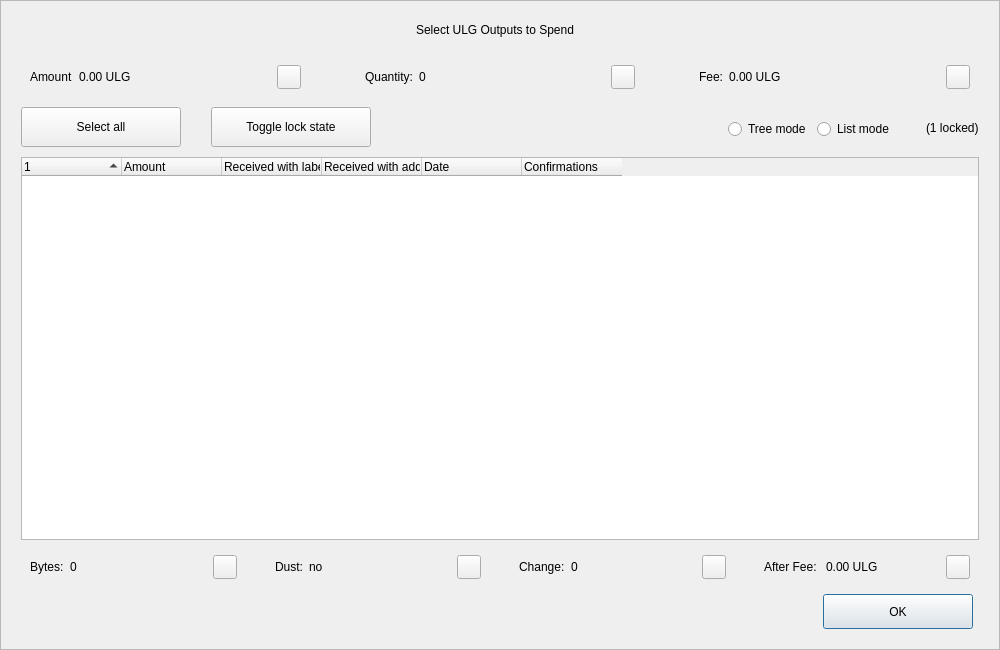
<?xml version="1.0" encoding="UTF-8"?>
<ui version="4.0">
 <class>CoinControlDialog</class>
 <widget class="QDialog" name="CoinControlDialog">
  <property name="geometry">
   <rect>
    <x>0</x>
    <y>0</y>
    <width>1000</width>
    <height>650</height>
   </rect>
  </property>
  <property name="minimumSize">
   <size>
    <width>950</width>
    <height>650</height>
   </size>
  </property>
  <property name="windowTitle">
   <string>Coin Selection</string>
  </property>
  <property name="styleSheet">
   <string notr="true"/>
  </property>
  <layout class="QVBoxLayout" name="verticalLayout">
   <property name="spacing">
    <number>0</number>
   </property>
   <property name="leftMargin">
    <number>0</number>
   </property>
   <property name="topMargin">
    <number>0</number>
   </property>
   <property name="rightMargin">
    <number>0</number>
   </property>
   <property name="bottomMargin">
    <number>0</number>
   </property>
   <item>
    <widget class="QFrame" name="frameContainer">
     <property name="toolTipDuration">
      <number>0</number>
     </property>
     <property name="frameShape">
      <enum>QFrame::StyledPanel</enum>
     </property>
     <property name="frameShadow">
      <enum>QFrame::Raised</enum>
     </property>
     <layout class="QVBoxLayout" name="verticalLayout_2">
      <property name="leftMargin">
       <number>0</number>
      </property>
      <property name="rightMargin">
       <number>0</number>
      </property>
      <property name="bottomMargin">
       <number>20</number>
      </property>
      <item>
       <layout class="QHBoxLayout" name="horizontalLayout_12">
        <property name="spacing">
         <number>0</number>
        </property>
        <property name="leftMargin">
         <number>20</number>
        </property>
        <property name="rightMargin">
         <number>30</number>
        </property>
        <item>
         <spacer name="horizontalSpacer_4">
          <property name="orientation">
           <enum>Qt::Horizontal</enum>
          </property>
          <property name="sizeHint" stdset="0">
           <size>
            <width>40</width>
            <height>20</height>
           </size>
          </property>
         </spacer>
        </item>
        <item>
         <widget class="QLabel" name="labelTitle">
          <property name="minimumSize">
           <size>
            <width>0</width>
            <height>40</height>
           </size>
          </property>
          <property name="maximumSize">
           <size>
            <width>16777215</width>
            <height>40</height>
           </size>
          </property>
          <property name="text">
           <string>Select ULG Outputs to Spend</string>
          </property>
          <property name="alignment">
           <set>Qt::AlignCenter</set>
          </property>
          <property name="margin">
           <number>7</number>
          </property>
         </widget>
        </item>
        <item>
         <spacer name="horizontalSpacer_5">
          <property name="orientation">
           <enum>Qt::Horizontal</enum>
          </property>
          <property name="sizeHint" stdset="0">
           <size>
            <width>40</width>
            <height>20</height>
           </size>
          </property>
         </spacer>
        </item>
       </layout>
      </item>
      <item>
       <layout class="QHBoxLayout" name="horizontalLayout_8">
        <property name="leftMargin">
         <number>20</number>
        </property>
        <property name="rightMargin">
         <number>20</number>
        </property>
        <item>
         <widget class="QWidget" name="layoutAmount" native="true">
          <layout class="QHBoxLayout" name="horizontalLayout_9" stretch="0,1,0">
           <item>
            <widget class="QLabel" name="labelCoinControlAmountText">
             <property name="text">
              <string>Amount</string>
             </property>
            </widget>
           </item>
           <item>
            <widget class="QLabel" name="labelCoinControlAmount">
             <property name="text">
              <string>0.00 ULG</string>
             </property>
            </widget>
           </item>
           <item alignment="Qt::AlignHCenter|Qt::AlignVCenter">
            <widget class="QPushButton" name="pushButtonAmount">
             <property name="minimumSize">
              <size>
               <width>0</width>
               <height>24</height>
              </size>
             </property>
             <property name="maximumSize">
              <size>
               <width>24</width>
               <height>26</height>
              </size>
             </property>
             <property name="focusPolicy">
              <enum>Qt::NoFocus</enum>
             </property>
             <property name="styleSheet">
              <string notr="true">padding-bottom:2px;
padding-right:4px;</string>
             </property>
             <property name="text">
              <string/>
             </property>
            </widget>
           </item>
          </layout>
         </widget>
        </item>
        <item>
         <spacer name="horizontalSpacer_2">
          <property name="orientation">
           <enum>Qt::Horizontal</enum>
          </property>
          <property name="sizeType">
           <enum>QSizePolicy::Fixed</enum>
          </property>
          <property name="sizeHint" stdset="0">
           <size>
            <width>40</width>
            <height>20</height>
           </size>
          </property>
         </spacer>
        </item>
        <item>
         <widget class="QWidget" name="layoutQuantity" native="true">
          <layout class="QHBoxLayout" name="horizontalLayout_10" stretch="0,1,0">
           <item>
            <widget class="QLabel" name="labelCoinControlQuantityText">
             <property name="text">
              <string>Quantity:</string>
             </property>
            </widget>
           </item>
           <item>
            <widget class="QLabel" name="labelCoinControlQuantity">
             <property name="text">
              <string>0</string>
             </property>
            </widget>
           </item>
           <item alignment="Qt::AlignHCenter|Qt::AlignVCenter">
            <widget class="QPushButton" name="pushButtonQuantity">
             <property name="minimumSize">
              <size>
               <width>0</width>
               <height>24</height>
              </size>
             </property>
             <property name="maximumSize">
              <size>
               <width>24</width>
               <height>26</height>
              </size>
             </property>
             <property name="focusPolicy">
              <enum>Qt::NoFocus</enum>
             </property>
             <property name="styleSheet">
              <string notr="true">padding-bottom:2px;
               padding-right:4px;</string>
             </property>
             <property name="text">
              <string/>
             </property>
            </widget>
           </item>
          </layout>
         </widget>
        </item>
        <item>
         <spacer name="horizontalSpacer_22">
          <property name="orientation">
           <enum>Qt::Horizontal</enum>
          </property>
          <property name="sizeType">
           <enum>QSizePolicy::Fixed</enum>
          </property>
          <property name="sizeHint" stdset="0">
           <size>
            <width>40</width>
            <height>20</height>
           </size>
          </property>
         </spacer>
        </item>
        <item>
         <widget class="QWidget" name="layoutFee" native="true">
          <layout class="QHBoxLayout" name="horizontalLayout_11" stretch="0,1,0">
           <item>
            <widget class="QLabel" name="labelCoinControlFeeText">
             <property name="text">
              <string>Fee:</string>
             </property>
            </widget>
           </item>
           <item>
            <widget class="QLabel" name="labelCoinControlFee">
             <property name="text">
              <string>0.00 ULG</string>
             </property>
            </widget>
           </item>
           <item alignment="Qt::AlignHCenter|Qt::AlignVCenter">
            <widget class="QPushButton" name="pushButtonFee">
             <property name="minimumSize">
              <size>
               <width>0</width>
               <height>24</height>
              </size>
             </property>
             <property name="maximumSize">
              <size>
               <width>24</width>
               <height>26</height>
              </size>
             </property>
             <property name="focusPolicy">
              <enum>Qt::NoFocus</enum>
             </property>
             <property name="styleSheet">
              <string notr="true">padding-bottom:2px;
               padding-right:4px;</string>
             </property>
             <property name="text">
              <string/>
             </property>
            </widget>
           </item>
          </layout>
         </widget>
        </item>
       </layout>
      </item>
      <item>
       <widget class="QFrame" name="frame">
        <property name="minimumSize">
         <size>
          <width>0</width>
          <height>40</height>
         </size>
        </property>
        <property name="styleSheet">
         <string notr="true">#frame {
	border:0;
}</string>
        </property>
        <property name="frameShape">
         <enum>QFrame::StyledPanel</enum>
        </property>
        <property name="frameShadow">
         <enum>QFrame::Sunken</enum>
        </property>
        <layout class="QHBoxLayout" name="horizontalLayout">
         <property name="spacing">
          <number>0</number>
         </property>
         <property name="leftMargin">
          <number>20</number>
         </property>
         <property name="topMargin">
          <number>0</number>
         </property>
         <property name="rightMargin">
          <number>20</number>
         </property>
         <property name="bottomMargin">
          <number>0</number>
         </property>
         <item>
          <layout class="QHBoxLayout" name="horizontalLayoutPanel" stretch="0,0,0,0,0,0">
           <property name="spacing">
            <number>20</number>
           </property>
           <item>
            <widget class="QPushButton" name="pushButtonSelectAll">
             <property name="sizePolicy">
              <sizepolicy hsizetype="Maximum" vsizetype="Fixed">
               <horstretch>0</horstretch>
               <verstretch>0</verstretch>
              </sizepolicy>
             </property>
             <property name="minimumSize">
              <size>
               <width>160</width>
               <height>40</height>
              </size>
             </property>
             <property name="maximumSize">
              <size>
               <width>16777215</width>
               <height>40</height>
              </size>
             </property>
             <property name="text">
              <string>Select all</string>
             </property>
             <property name="checkable">
              <bool>true</bool>
             </property>
             <property name="checked">
              <bool>false</bool>
             </property>
             <property name="autoExclusive">
              <bool>false</bool>
             </property>
             <property name="autoDefault">
              <bool>false</bool>
             </property>
            </widget>
           </item>
           <item>
            <spacer name="horizontalSpacer_6">
             <property name="orientation">
              <enum>Qt::Horizontal</enum>
             </property>
             <property name="sizeType">
              <enum>QSizePolicy::Fixed</enum>
             </property>
             <property name="sizeHint" stdset="0">
              <size>
               <width>10</width>
               <height>20</height>
              </size>
             </property>
            </spacer>
           </item>
           <item>
            <widget class="QPushButton" name="pushButtonToggleLock">
             <property name="sizePolicy">
              <sizepolicy hsizetype="Maximum" vsizetype="Fixed">
               <horstretch>0</horstretch>
               <verstretch>0</verstretch>
              </sizepolicy>
             </property>
             <property name="minimumSize">
              <size>
               <width>160</width>
               <height>40</height>
              </size>
             </property>
             <property name="maximumSize">
              <size>
               <width>16777215</width>
               <height>40</height>
              </size>
             </property>
             <property name="text">
              <string>Toggle lock state</string>
             </property>
             <property name="checkable">
              <bool>true</bool>
             </property>
             <property name="autoExclusive">
              <bool>false</bool>
             </property>
             <property name="autoDefault">
              <bool>false</bool>
             </property>
            </widget>
           </item>
           <item>
            <spacer name="horizontalSpacer_7">
             <property name="orientation">
              <enum>Qt::Horizontal</enum>
             </property>
             <property name="sizeType">
              <enum>QSizePolicy::Expanding</enum>
             </property>
             <property name="sizeHint" stdset="0">
              <size>
               <width>30</width>
               <height>20</height>
              </size>
             </property>
            </spacer>
           </item>
           <item alignment="Qt::AlignRight">
            <widget class="QGroupBox" name="groupBox_2">
             <property name="styleSheet">
              <string notr="true">#groupBox_2 {
    background-color:transparent;
    border-radius:0;
}</string>
             </property>
             <property name="title">
              <string/>
             </property>
             <layout class="QHBoxLayout" name="horizontalLayout_14">
              <item>
               <widget class="QRadioButton" name="radioTreeMode">
                <property name="sizePolicy">
                 <sizepolicy hsizetype="Maximum" vsizetype="Fixed">
                  <horstretch>0</horstretch>
                  <verstretch>0</verstretch>
                 </sizepolicy>
                </property>
                <property name="text">
                 <string>Tree mode</string>
                </property>
               </widget>
              </item>
              <item>
               <widget class="QRadioButton" name="radioListMode">
                <property name="sizePolicy">
                 <sizepolicy hsizetype="Maximum" vsizetype="Fixed">
                  <horstretch>0</horstretch>
                  <verstretch>0</verstretch>
                 </sizepolicy>
                </property>
                <property name="text">
                 <string>List mode</string>
                </property>
                <property name="checked">
                 <bool>false</bool>
                </property>
               </widget>
              </item>
             </layout>
            </widget>
           </item>
           <item>
            <widget class="QLabel" name="labelLocked">
             <property name="text">
              <string>(1 locked)</string>
             </property>
            </widget>
           </item>
          </layout>
         </item>
        </layout>
       </widget>
      </item>
      <item>
       <layout class="QHBoxLayout" name="horizontalLayout_13">
        <property name="leftMargin">
         <number>20</number>
        </property>
        <property name="rightMargin">
         <number>20</number>
        </property>
        <item>
         <widget class="CoinControlTreeWidget" name="treeWidget">
          <property name="contextMenuPolicy">
           <enum>Qt::CustomContextMenu</enum>
          </property>
          <property name="styleSheet">
           <string notr="true"/>
          </property>
          <property name="sortingEnabled">
           <bool>false</bool>
          </property>
          <property name="columnCount">
           <number>6</number>
          </property>
          <attribute name="headerShowSortIndicator" stdset="0">
           <bool>true</bool>
          </attribute>
          <attribute name="headerStretchLastSection">
           <bool>false</bool>
          </attribute>
          <column>
           <property name="text">
            <string/>
           </property>
          </column>
          <column>
           <property name="text">
            <string>Amount</string>
           </property>
          </column>
          <column>
           <property name="text">
            <string>Received with label</string>
           </property>
          </column>
          <column>
           <property name="text">
            <string>Received with address</string>
           </property>
          </column>
          <column>
           <property name="text">
            <string>Date</string>
           </property>
          </column>
          <column>
           <property name="text">
            <string>Confirmations</string>
           </property>
           <property name="toolTip">
            <string>Confirmed</string>
           </property>
          </column>
         </widget>
        </item>
       </layout>
      </item>
      <item>
       <layout class="QHBoxLayout" name="horizontalLayout_3">
        <property name="spacing">
         <number>20</number>
        </property>
        <property name="leftMargin">
         <number>20</number>
        </property>
        <property name="rightMargin">
         <number>20</number>
        </property>
        <item>
         <widget class="QWidget" name="layoutBytes" native="true">
          <layout class="QHBoxLayout" name="horizontalLayout_4" stretch="0,1,0">
           <item>
            <widget class="QLabel" name="labelCoinControlBytesText">
             <property name="text">
              <string>Bytes:</string>
             </property>
            </widget>
           </item>
           <item>
            <widget class="QLabel" name="labelCoinControlBytes">
             <property name="text">
              <string>0</string>
             </property>
            </widget>
           </item>
           <item alignment="Qt::AlignHCenter|Qt::AlignVCenter">
            <widget class="QPushButton" name="pushButtonBytes">
             <property name="minimumSize">
              <size>
               <width>0</width>
               <height>24</height>
              </size>
             </property>
             <property name="maximumSize">
              <size>
               <width>24</width>
               <height>26</height>
              </size>
             </property>
             <property name="focusPolicy">
              <enum>Qt::NoFocus</enum>
             </property>
             <property name="styleSheet">
              <string notr="true">padding-bottom:2px;
               padding-right:4px;</string>
             </property>
             <property name="text">
              <string/>
             </property>
            </widget>
           </item>
          </layout>
         </widget>
        </item>
        <item>
         <widget class="QWidget" name="layoutDust" native="true">
          <layout class="QHBoxLayout" name="horizontalLayout_5" stretch="0,1,0">
           <item>
            <widget class="QLabel" name="labelCoinControlLowOutputText">
             <property name="text">
              <string>Dust:</string>
             </property>
            </widget>
           </item>
           <item>
            <widget class="QLabel" name="labelCoinControlLowOutput">
             <property name="text">
              <string>no</string>
             </property>
            </widget>
           </item>
           <item alignment="Qt::AlignHCenter|Qt::AlignVCenter">
            <widget class="QPushButton" name="pushButtonDust">
             <property name="minimumSize">
              <size>
               <width>0</width>
               <height>24</height>
              </size>
             </property>
             <property name="maximumSize">
              <size>
               <width>24</width>
               <height>26</height>
              </size>
             </property>
             <property name="focusPolicy">
              <enum>Qt::NoFocus</enum>
             </property>
             <property name="styleSheet">
              <string notr="true">padding-bottom:2px;
               padding-right:4px;</string>
             </property>
             <property name="text">
              <string/>
             </property>
            </widget>
           </item>
          </layout>
         </widget>
        </item>
        <item>
         <widget class="QWidget" name="layoutChange" native="true">
          <layout class="QHBoxLayout" name="horizontalLayout_6" stretch="0,1,0">
           <item>
            <widget class="QLabel" name="labelCoinControlChangeText">
             <property name="text">
              <string>Change:</string>
             </property>
            </widget>
           </item>
           <item>
            <widget class="QLabel" name="labelCoinControlChange">
             <property name="text">
              <string>0</string>
             </property>
            </widget>
           </item>
           <item alignment="Qt::AlignHCenter|Qt::AlignVCenter">
            <widget class="QPushButton" name="pushButtonChange">
             <property name="minimumSize">
              <size>
               <width>0</width>
               <height>24</height>
              </size>
             </property>
             <property name="maximumSize">
              <size>
               <width>24</width>
               <height>26</height>
              </size>
             </property>
             <property name="focusPolicy">
              <enum>Qt::NoFocus</enum>
             </property>
             <property name="styleSheet">
              <string notr="true">padding-bottom:2px;
               padding-right:4px;</string>
             </property>
             <property name="text">
              <string/>
             </property>
            </widget>
           </item>
          </layout>
         </widget>
        </item>
        <item>
         <widget class="QWidget" name="layoutAfter" native="true">
          <layout class="QHBoxLayout" name="horizontalLayout_7" stretch="0,1,0">
           <item>
            <widget class="QLabel" name="labelCoinControlAfterFeeText">
             <property name="text">
              <string>After Fee: </string>
             </property>
            </widget>
           </item>
           <item>
            <widget class="QLabel" name="labelCoinControlAfterFee">
             <property name="text">
              <string>0.00 ULG</string>
             </property>
            </widget>
           </item>
           <item alignment="Qt::AlignHCenter|Qt::AlignVCenter">
            <widget class="QPushButton" name="pushButtonAlterFee">
             <property name="minimumSize">
              <size>
               <width>0</width>
               <height>24</height>
              </size>
             </property>
             <property name="maximumSize">
              <size>
               <width>24</width>
               <height>26</height>
              </size>
             </property>
             <property name="focusPolicy">
              <enum>Qt::NoFocus</enum>
             </property>
             <property name="styleSheet">
              <string notr="true">padding-bottom:2px;
               padding-right:4px;</string>
             </property>
             <property name="text">
              <string/>
             </property>
            </widget>
           </item>
          </layout>
         </widget>
        </item>
       </layout>
      </item>
      <item>
       <layout class="QHBoxLayout" name="horizontalLayout_2">
        <property name="spacing">
         <number>0</number>
        </property>
        <property name="leftMargin">
         <number>20</number>
        </property>
        <property name="rightMargin">
         <number>26</number>
        </property>
        <item>
         <spacer name="horizontalSpacer_3">
          <property name="orientation">
           <enum>Qt::Horizontal</enum>
          </property>
          <property name="sizeHint" stdset="0">
           <size>
            <width>558</width>
            <height>20</height>
           </size>
          </property>
         </spacer>
        </item>
        <item>
         <widget class="QPushButton" name="pushButtonOk">
          <property name="minimumSize">
           <size>
            <width>150</width>
            <height>35</height>
           </size>
          </property>
          <property name="text">
           <string>OK</string>
          </property>
         </widget>
        </item>
       </layout>
      </item>
     </layout>
    </widget>
   </item>
  </layout>
 </widget>
 <customwidgets>
  <customwidget>
   <class>CoinControlTreeWidget</class>
   <extends>QTreeWidget</extends>
   <header>coincontroltreewidget.h</header>
  </customwidget>
 </customwidgets>
 <resources/>
 <connections/>
</ui>
